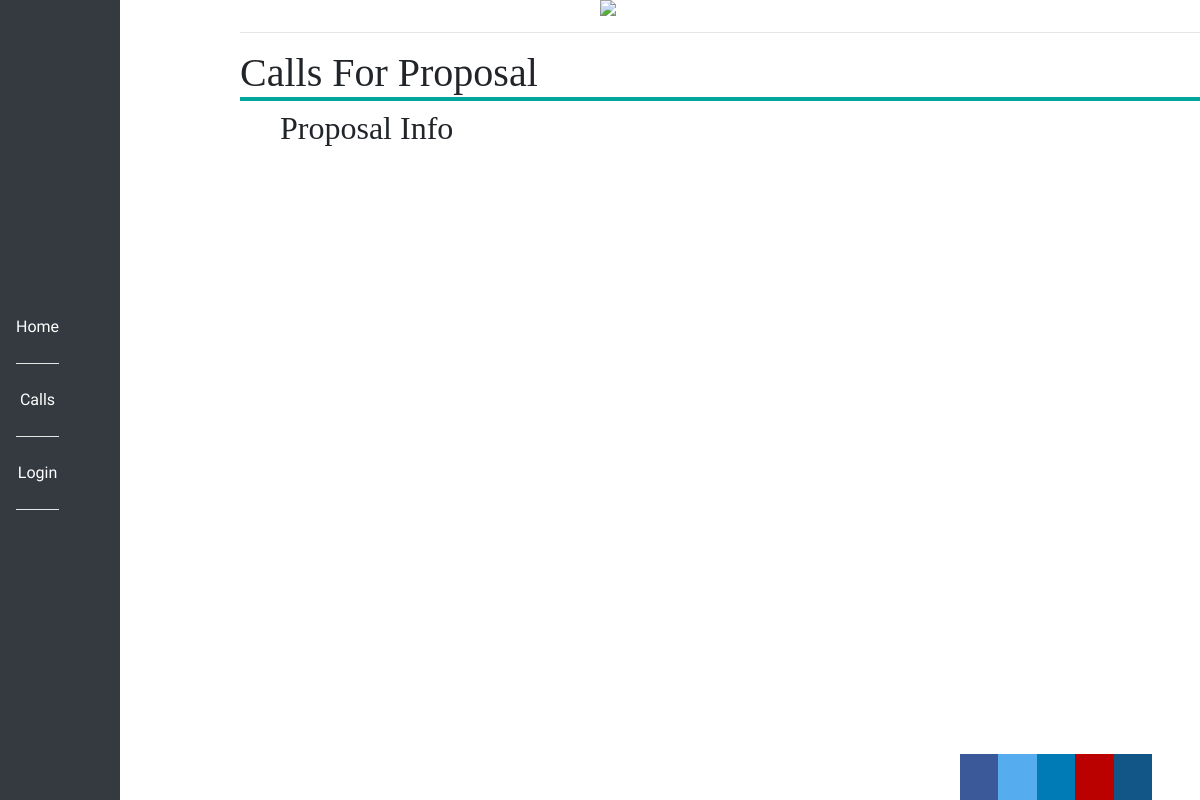
The page /calls on the database as committed earlier.
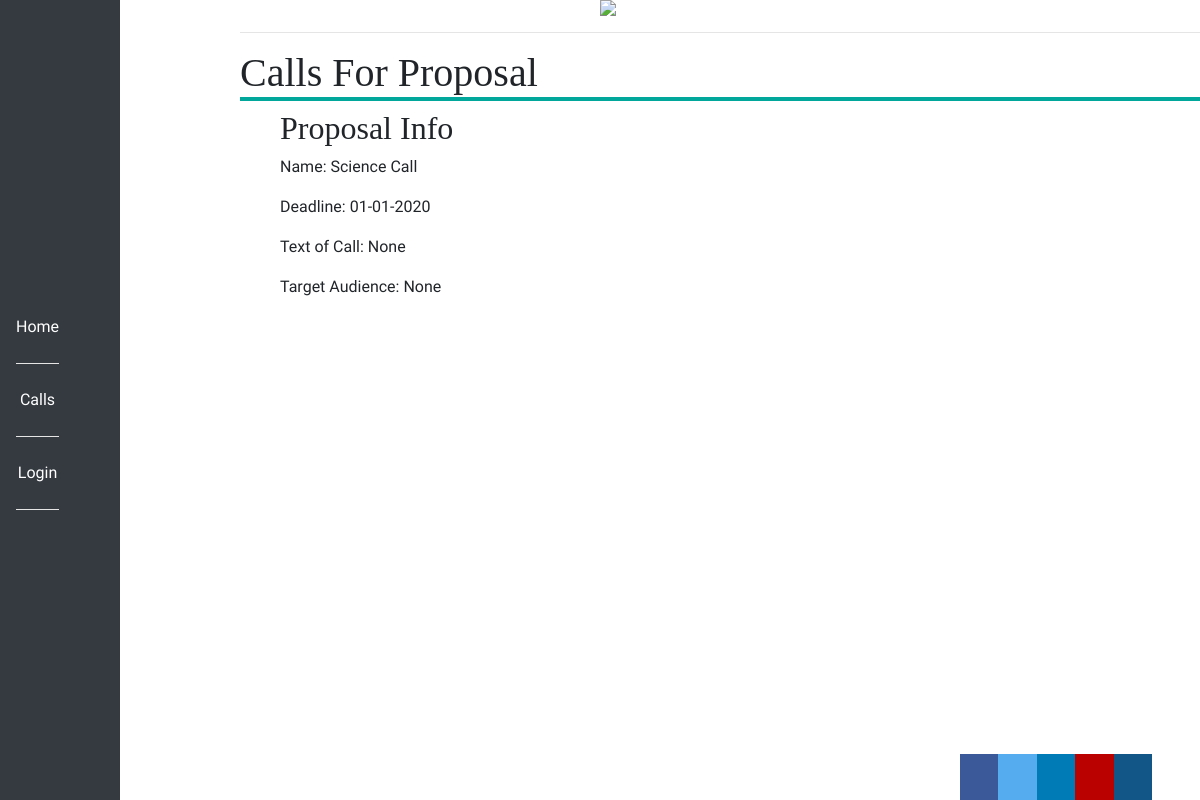
The same page on the database as committed later.
### app/models.py (models this page shows, shortened)
class Proposal(db.Model):
    id = db.Column(db.Integer, primary_key=True)
    applications = db.relationship("Application", backref="author", lazy="dynamic")
    name = db.Column(db.String(140))
    activities = db.relationship("Activity", backref="author", lazy="dynamic")
    annual_report = db.relationship("AnnualReport", backref="author", lazy="dynamic")
    timestamp = db.Column(db.DateTime, index=True, default=datetime.utcnow)
    user_id = db.Column(db.Integer, db.ForeignKey('user.id'))
    deadline = db.Column(db.String(20))
    text_of_call = db.Column(db.String(500))
    target_audience = db.Column(db.String(50))
    eligibility_criteria = db.Column(db.String(100))
    reporting_guidelines = db.Column(db.String(150))
    start_date = db.Column(db.String(20))
    type_of_call = db.Column(db.String(40))
    call_status = db.Column(db.String(20))
    application_status = db.Column(db.Boolean())

### app/routes.py (the view)
@app.route("/calls", methods=["GET", "POST"])
def calls():
    form = CallsForProposalFilter()
    proposal_info = Proposal.query.filter_by(application_status=True)
    return render_template("calls.html", title="Calls for Proposals", form=form, proposal_info=proposal_info, img=svg)

### app/routes.py (called while the page is built)
@app.before_request
def before_request():
    if current_user.is_authenticated:
        current_user.last_seen = datetime.utcnow().strftime("%B %d %Y")
        db.session.commit()

### app/templates/calls.html (shortened to what this page needs)
{% extends "base.html" %}
{% block content %}
<main>
<h1>Calls For Proposal</h1>
<ul>
    <h2>Proposal Info</h2>
    {% for entry in proposal_info %}
        <p>Name: {{ entry.name }}</p>
        <p>Deadline: {{ entry.deadline }}</p>
        <p>Text of Call: {{ entry.text_of_call }}</p>
        <p>Target Audience: {{ entry.target_audience }}</p>
    {% endfor %}
</ul>
</main>
{% endblock %}

### app/templates/base.html (shortened to what this page needs)
<html>
    <head>
      <link rel="stylesheet" href="https://maxcdn.bootstrapcdn.com/bootstrap/4.3.1/css/bootstrap.min.css">
        <link rel="stylesheet" href="{{  url_for('static', filename='css/style.css') }}">
    </head>
    <body>
        <div class="logo">
            <a href="{{ url_for('index') }}"><img src="{{ img }}"></a>
        </div>
        <div class="nav">
        <nav class="navbar">
            <ul class="navbar-nav">
                <li class="nav-item"><a class="nav-link" href="{{ url_for('index') }}">Home</a></li>
                <li class="nav-item"><a class="nav-link" href="{{ url_for('calls') }}">Calls</a></li>
                {% if current_user.is_anonymous %}
                <li class="nav-item"><a class="nav-link" href="{{ url_for('login') }}">Login</a></li>
                {% endif %}
            </ul>
        </nav>
        </div>
        <div class="flash">
            <hr>
            </div>
            {% block content %}{% endblock %}
            <div class="social">
                    <a href="https://www.facebook.com/ScienceFoundationIreland/" target="_blank" class="fa fa-facebook"></a>
                    <a href="https://twitter.com/scienceirel" target="_blank" class="fa fa-twitter"></a>
                    <a href="https://www.linkedin.com/company/science-foundation-ireland" target="_blank" class="fa fa-linkedin"></a>
                    <a href="https://www.youtube.com/ScienceFoundationIreland" target="_blank" class="fa fa-youtube"></a>
                    <a href="https://www.instagram.com/scienceireland/" target="_blank" class="fa fa-instagram"></a>
            </div>
    </body>
</html>

### app/static/css/style.css (style rules this page uses)
.logo { margin-left:50%; display:inline-block; }
.nav { background-color:#343A40; float:left; width:10%; height:100%; position: fixed; top:0; }
nav { width:100%; float:left; }
.nav-item { text-align:center; border-bottom:.1em #e5e5e5 solid; padding: 1em 0em; color:white; }
.nav-link { font-size:1em; color:white; }
main { display:block; margin-left:20%; }
h1, h2, h3, h4, h5, h6 { font-family:Georgia, Times, serif; }
h1 { border-bottom: .1em solid #00A79A; }
p, div, a { font-family: 'Nobile', Helvetica, Arial, sans-serif; }
.nav-link, .nav-link:hover, .nav-link:active, .nav-link:visited { color:white; text-decoration: none; }
.social { float:right; margin-left:80%; position: fixed; bottom: 0; width: 50%; }
.fa { padding:1em; font-size: 1.2em; height:3em; width: 3em; text-align: center; text-decoration: none; }
.fa-facebook { background: #3B5998; color: white; }
.fa-twitter { background: #55ACEE; color: white; }
.fa-linkedin { background: #007bb5; color: white; }
.fa-youtube { background: #bb0000; background: #bb0000; color: white; }
.fa-instagram { background: #125688; color: white; }
a,a:hover, a:focus, a:active { text-decoration: none; }
.flash { padding-left:20%; width:100%; }

Rows that differ between the two databases and show on the page:
added Proposal: name "Science Call", deadline "01-01-2020", text_of_call "None", target_audience "None"
